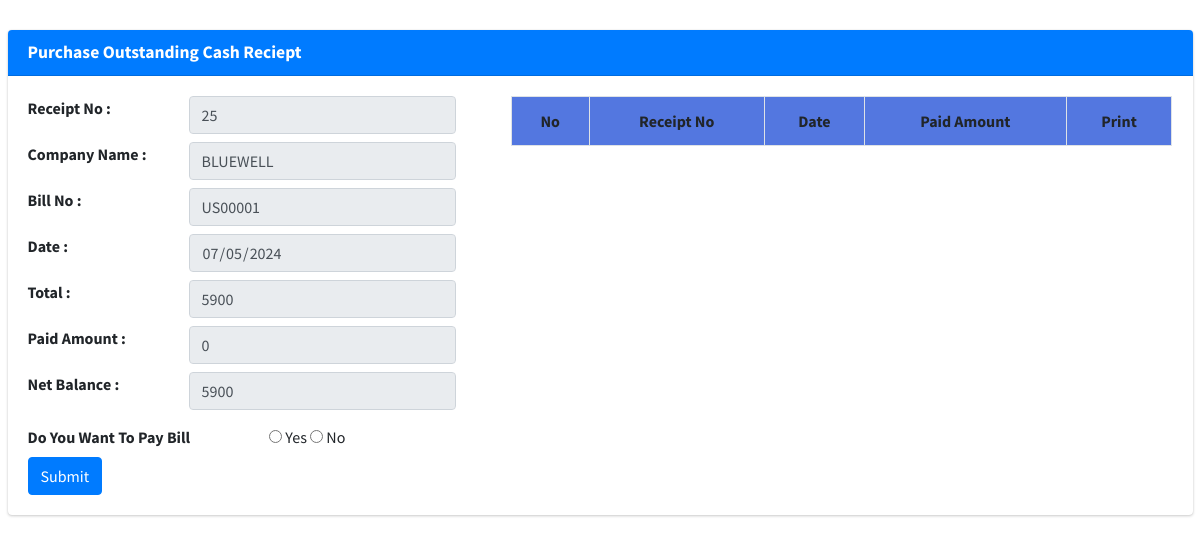
The page /sale_payment_entry.php?pId=14 (signed in) on the database its author committed.
### tables this page shows
CREATE TABLE `sale_outstanding` (
  `id` int(11) NOT NULL,
  `sale_id` int(50) DEFAULT 0,
  `receipt_no` varchar(50) DEFAULT '0',
  `bill_no` varchar(50) DEFAULT '0',
  `date` varchar(50) DEFAULT '0',
  `grand_tot` varchar(50) DEFAULT '0',
  `paid_amt` varchar(50) DEFAULT '0',
  `bal_amt` varchar(50) DEFAULT '0',
  `edt` timestamp NOT NULL DEFAULT current_timestamp()
);

CREATE TABLE `party_details` (
  `id` int(11) NOT NULL,
  `company_nm` varchar(100) DEFAULT '0',
  `mobile` varchar(50) DEFAULT '0',
  `adrs` varchar(500) DEFAULT '0',
  `email` varchar(50) DEFAULT '0',
  `gst_no` varchar(30) DEFAULT '0',
  `state` varchar(50) DEFAULT '0',
  `city_pin` varchar(10) DEFAULT '0',
  `sts` int(4) DEFAULT 0,
  `edt` timestamp NULL DEFAULT current_timestamp()
);

CREATE TABLE `sale_entry` (
  `id` int(11) NOT NULL,
  `party_id` varchar(100) DEFAULT '0',
  `bill_no` varchar(50) DEFAULT '0',
  `date` varchar(50) DEFAULT '0',
  `sale_type` int(4) DEFAULT 0,
  `gst_type` int(4) DEFAULT 0,
  `total` varchar(100) DEFAULT '0',
  `discount_type` int(4) DEFAULT 0,
  `discnt_amt_per` varchar(100) DEFAULT '0',
  `dis_total` varchar(50) DEFAULT '0',
  `sgst` varchar(20) DEFAULT '0',
  `cgst` varchar(20) DEFAULT '0',
  `igst` varchar(20) DEFAULT '0',
  `grand_tot` varchar(20) DEFAULT '0',
  `pay_bill_amt` int(4) DEFAULT 0,
  `payamt` varchar(30) DEFAULT '0',
  `balamt` varchar(30) DEFAULT '0',
  `sts` int(4) DEFAULT 0,
  `edt` timestamp NOT NULL DEFAULT current_timestamp()
);

### sale_payment_entry.php (the view, shortened to what this page needs)
<!DOCTYPE html>
<html>
<head>
<?php
  $dt=date('Y-m-d');
  include('common/meta.php');
?>
</head>
<body >
<?php
$pId=$_GET['pId'];
include('lib/function.php');
$qry="SELECT a.date,b.grand_tot,a.paid_amt,a.bal_amt,b.bill_no,b.id,c.company_nm FROM sale_outstanding AS a
LEFT JOIN sale_entry AS b ON a.sale_id=b.id
LEFT JOIN party_details AS c ON b.party_id=c.id
WHERE a.sale_id='$pId'";
$st=$conn->prepare($qry);
$st->execute();
$row=$st->fetch(PDO::FETCH_ASSOC);
$bill_no=$row['bill_no'];
$grand_tot=$row['grand_tot'];
$company_nm=$row['company_nm'];
?>
<div class="wrapper">
<section class="content-header">
</section>
  <section class="content">
      <div class="container-fluid">
        <div class="card card-primary">
              <div class="card-header">
                <h3 class="card-title"><b>Purchase Outstanding Cash Reciept</b></h3>
              </div>
              <form action="ins_sale_receipt.php" method="post">
                <div class="card-body">
                <div class="row">
                	<div class="col-md-5">
                    	<div class="row">
                        	<div class="col-md-4">
                            <label>Receipt No :</label>
                            </div>
                            <div class="col-md-7">
                            <?php
							include('lib/function.php');
							$q="SELECT MAX(id) AS RctNo FROM sale_outstanding";
							$s=$conn->prepare($q);
							$s->execute();
							$rw=$s->fetch(PDO::FETCH_ASSOC);
							$Rno=$rw['RctNo']+1;
							?>
                            <input type="text" id="txtreceiptno" name="txtreceiptno" class="form-control" value="<?php echo $Rno;?>" readonly>
                            </div>
                           <div class="col-md-1"></div>
                        </div>
                        <div class="row" style="margin-top:8px">
                        	<div class="col-md-4">
                            <label>Company Name :</label>
                            </div>
                            <div class="col-md-7">
                            <input type="text" id="txtcompanynm" name="txtcompanynm" class="form-control" value="<?php echo $company_nm;?>" readonly>
                            </div>
                            <div class="col-md-1"></div>
                        </div>
                        <div class="row" style="margin-top:8px">
                        	<div class="col-md-4">
                            <label>Bill No :</label>
                            </div>
                            <div class="col-md-7">
                            <input type="text" id="txtbillno" name="txtbillno" class="form-control" value="<?php echo $bill_no;?>" readonly>
                            </div>
                            <div class="col-md-1"></div>
                        </div>
                        <div class="row" style="margin-top:8px">
                        	<div class="col-md-4">
                            <label>Date :</label>
                            </div>
                            <div class="col-md-7">
                            <input type="date" class="form-control" id="txtdate" name="txtdate" value="<?php echo $dt;?>" readonly>
                            </div>
                            <div class="col-md-1"></div>
                        </div>
                        <div class="row" style="margin-top:8px">
                        	<div class="col-md-4">
                            <label>Total :</label>
                            </div>
                            <div class="col-md-7">
                            <input type="text" id="txtgrandtot" name="txtgrandtot" class="form-control" value="<?php echo $grand_tot;?>" readonly>
                            </div>
                            <div class="col-md-1"></div>
                        </div>
                        <div class="row" style="margin-top:8px">
                        	<div class="col-md-4">
                            <label>Paid Amount :</label>
                            </div>
                            <div class="col-md-7">
                            <?php
							include('lib/function.php');
							$qq="SELECT SUM(paid_amt) AS totalpaid FROM sale_outstanding WHERE sale_id='$pId'";
							$ss=$conn->prepare($qq);
							$ss->execute();
							while($row1=$ss->fetch(PDO::FETCH_ASSOC))
							{
								echo '<input type="text" id="txtpaidamt" name="txtpaidamt" class="form-control" value="'.$row1['totalpaid'].'" readonly>';
							}
							?>
                            </div>
                            <div class="col-md-1"></div>
                        </div>
                        <div class="row" style="margin-top:8px">
                        	<div class="col-md-4">
                            <label>Net Balance :</label>
                            </div>
                            <div class="col-md-7">
                            <?php
							include('lib/function.php');
							$qqq="SELECT SUM(paid_amt) AS totalpaid FROM sale_outstanding WHERE sale_id='$pId'";
							$sss=$conn->prepare($qqq);
							$sss->execute();
							while($row2=$sss->fetch(PDO::FETCH_ASSOC))
							{
								$netamt=($grand_tot)-($row2['totalpaid']);
							}
							?>
                            <input type="text" id="txtbalamt" name="txtbalamt" class="form-control" value="<?php echo $netamt;?>" readonly>
                            </div>
                            <div class="col-md-1"></div>
                        </div>
                        	<?php
							if($netamt == '0')
							{
							?>
                            <?php
                            }else
							{
                            ?>
                            <div class="row" style="margin-top:15px">
                                <div class="col-md-6">
                                <label>Do You Want To Pay Bill</label>
                                </div>
                                <div class="col-md-6">
                                <input type="radio" id="txtyes" name="txtyes" onClick="getpaytype();" required>&nbsp;Yes
                            <input type="radio" id="txtno" name="txtyes" onClick="getpaytype()">&nbsp;No
                                </div>
                            </div>
                  <button type="submit" class="btn btn-primary" id="btnsub" name="btnsub">Submit</button>
                            <?php
							}
							?>
                    </div>
                    <div class="col-md-7">
                    	<table width="100%" class="table table-bordered">
                        	<tr style="background-color:#5377e0">
                            	<th style="text-align:center">No</th>
                                <th style="text-align:center">Receipt No</th>
                                <th style="text-align:center">Date</th>
                                <th style="text-align:center">Paid Amount</th>
                                <th style="text-align:center">Print</th>
                            </tr>
                        </table>
                    </div>
                </div>
                </div>
                </form>
            </div>
      </div>
	</section>
</div>
</body>
</html>

### rows shown on the page
sale_outstanding: txtcompanynm "BLUEWELL", txtbillno "US00001", txtgrandtot "5900", txtbalamt "5900"
